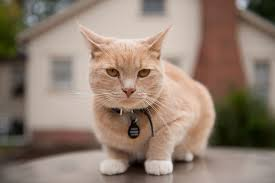
#> input picture cat.jpeg, 275 x 183 px
$ python day9.py
#> lines starting #> are read from the running program, lines starting #| are printed output that depends on the picture
#!/usr/bin/env python3
# -*- coding: utf-8 -*-
"""
Created on Sun Dec  1 09:28:47 2019

@author: omaima

import statistics as st
x=[3,1.5,4.5,6.75,2.25,5.75]
print(st.mean(x))
print(st.harmonic_mean(x))
print(st.median(x))
print(st.median_low(x))
print(st.median_high(x))
print(st.median_grouped(x))
print(st.mode(x))
print(st.pstdev(x))
print(st.pvariance(x))
print(st.stdev(x))
print(st.variance(x))


import random
print( random.random() )
print ( random.randrange(100) )
print ( random.choice(['Jordan', 'USA', 'UK']) )
print ( random.sample(range(100), 5) )
print ( random.choice('abcdefghij') )
items = [11, 12, 30, 14, 35, 66, 17]
random.shuffle(items)
print( items )
print ( random.randint(10, 20) )
print ( random.randrange(10, 101,3) )
print ( random.uniform(1, 100))
print()

import math
n = 100.0003
print(math.floor(n))
print(math.ceil(n))
print(math.sqrt(9))

import doctest
def sum (a,b):

    Calculates the sum of a and b
    >>> sum(1,1)
    1
    >>> sum(-1,-1)
    -2
    >>> sum(0,-10)
    -10
    >>>

    return a+b
if __name__ == "__main__" :
   doctest.testmod(verbose=True)

from PIL import Image,ImageFilter,ImageDraw
im=Image.open("cat.jpeg")
im1=Image.open("cat1.jpeg").resize(im.size)
print(im.format,im.size,im.mode)
blurred=im.filter(ImageFilter.BLUR)
blurred.show()
size=(122,200)
im.thumbnail(size)
saved="small.jpg"
im.save(saved)
im.show()
s2=im1.filter(ImageFilter.SMOOTH)

s2.show()
cropprd=im1.crop((0,0,50,50))
cropprd.show()
draw=ImageDraw(im)
draw.line((0,0)+im.size,fill=(255,255,255))
im.show()
s=saved.convert('L')
s.show()
Image.blend(im,im1, alpha).save("New.jpeg".format(alpha))
im2=Image.open("New.jpeg")
im2.show()

"""
# =============================================================================
# Q1
# =============================================================================


import statistics as st
x=[3,1.5,4.5,6.75,2.25,5.75,2.25]
print(st.mean(x))
print(st.harmonic_mean(x))
print(st.median(x))
print(st.median_low(x))
print(st.median_high(x))
print(st.median_grouped(x))
print(st.mode(x))
print(st.pstdev(x))
print(st.pvariance(x))
print(st.stdev(x))
print(st.variance(x))


# =============================================================================
# Q2
# =============================================================================
import random
print( random.random() )
print ( random.randrange(10) )
print ( random.choice(['ali', 'khalid', 'hussam']) )
print ( random.sample(range(1000), 10) )
print ( random.choice('orange academy') )
items = [1,5,8,9,2,4]
random.shuffle(items)
print( items )
print ( random.randint(20,30) )
print ( random.randrange(1000, 2111, 5) )
print ( random.uniform(10000,11000))
print()

# =============================================================================
#    Q3
# =============================================================================


import math
print ('pi : %.40f' % math.pi)
print ('pi: %.40f' % math.cos(200))
print ('pi: %.40f' % math.sin(30) )
print ('pi: %.40f' % math.tan(180) )

print(math.floor(10.8))
print(math.ceil(10.8))


# =============================================================================
# Q4
# =============================================================================


from PIL import Image,ImageFilter,ImageDraw
im1=Image.open('cat.jpeg')
#> im1 is the input picture: PIL image 275x183 RGB; mean R, G, B 145, 126.6, 112.7
im2=Image.open('cat1.jpeg').resize(im1.size)
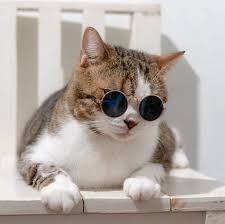
#> input picture cat1.jpeg, 225 x 224 px
im1.show()
print (im1.format , im1.size , im1.mode)
#| JPEG (275, 183) RGB
im1_filp=im1.transpose(Image.FLIP_TOP_BOTTOM)
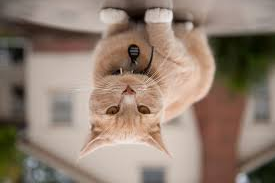
#> im1_filp: PIL image 275x183 RGB; mean R, G, B 145, 126.6, 112.7
im1_filp.show()
greyscale_image=im1.convert('L')
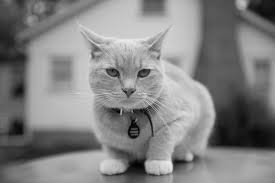
#> greyscale_image: PIL image 275x183 L; min 2, max 238, mean 130.5
greyscale_image.show()
croppedImage=im1.crop((0,0,50,50))
croppedImage.show()
draw=ImageDraw.Draw(im1)
draw.line((0,0)+im1.size, fill = (225,225,225))
draw.line((0,im1.size[1], im1.size[0],0),fill=(225,225,225))
draw.text((im1.size[0]/2-im1.size[0]/2,im1.size[1]/2+20),'Asma',fill=(225,225,0))
draw.text((im1.size[0]/2-im1.size[0]/2,im1.size[1]/2-60),'Image',fill=(225,225,0))
im1.show()
newImage2=im2.filter(ImageFilter.SHARPEN)
newImage2.show()
newImage2=im2.filter(ImageFilter.EDGE_ENHANCE)
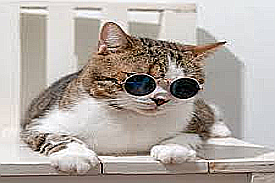
#> newImage2: PIL image 275x183 RGB; mean R, G, B 179.3, 170.8, 164.5
newImage2.show()
newImage3=im2.filter(ImageFilter.FIND_EDGES)
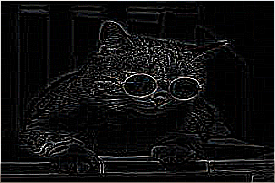
#> newImage3: PIL image 275x183 RGB; mean R, G, B 16.4, 16.2, 16.3
newImage3.show()
newImage4=im2.filter(ImageFilter.SMOOTH)
newImage4.show()
Image.blend(im1,im2,0.5).save('newimg.jpg'.format(0.5))
im=Image.open('newimg.jpg')
im.show()
blurred=im1.filter(ImageFilter.BLUR)
im1.show()
size=(128,128)
saved="timon4.png"
try:im
except:print("Unable to load image")
im.thumbnail(size)
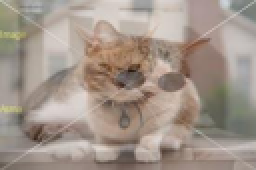
#> im: PIL image 128x85 RGB (shown 2 times larger); mean R, G, B 162.4, 149, 138.4
im.save(saved)
im.show()
im1_flip=im1.transpose(Image.ROTATE_90)
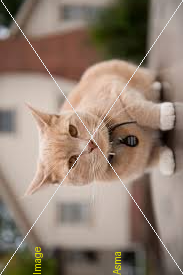
#> im1_flip: PIL image 183x275 RGB; mean R, G, B 146.2, 128.1, 113.9
im1_flip.show()
#> (the run stopped early here; a loop or call above may not have finished)
